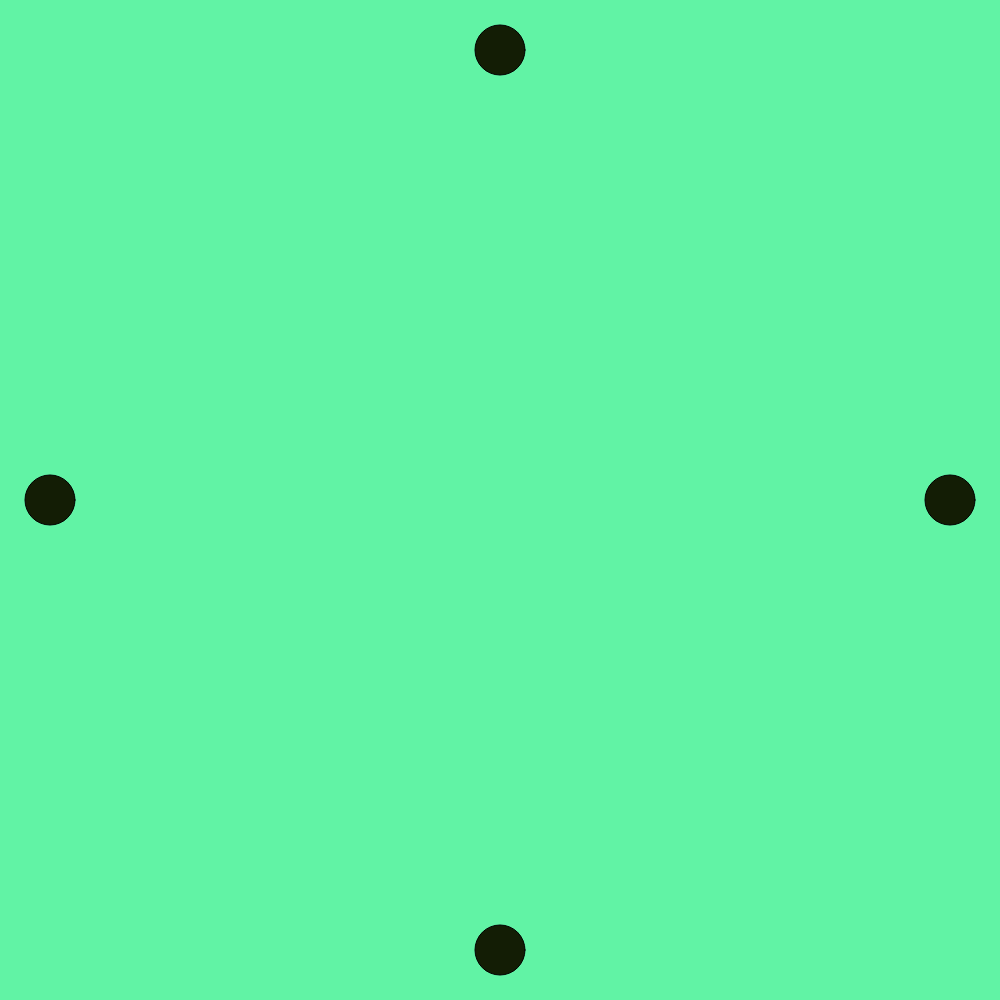
Frame 1 (no input)
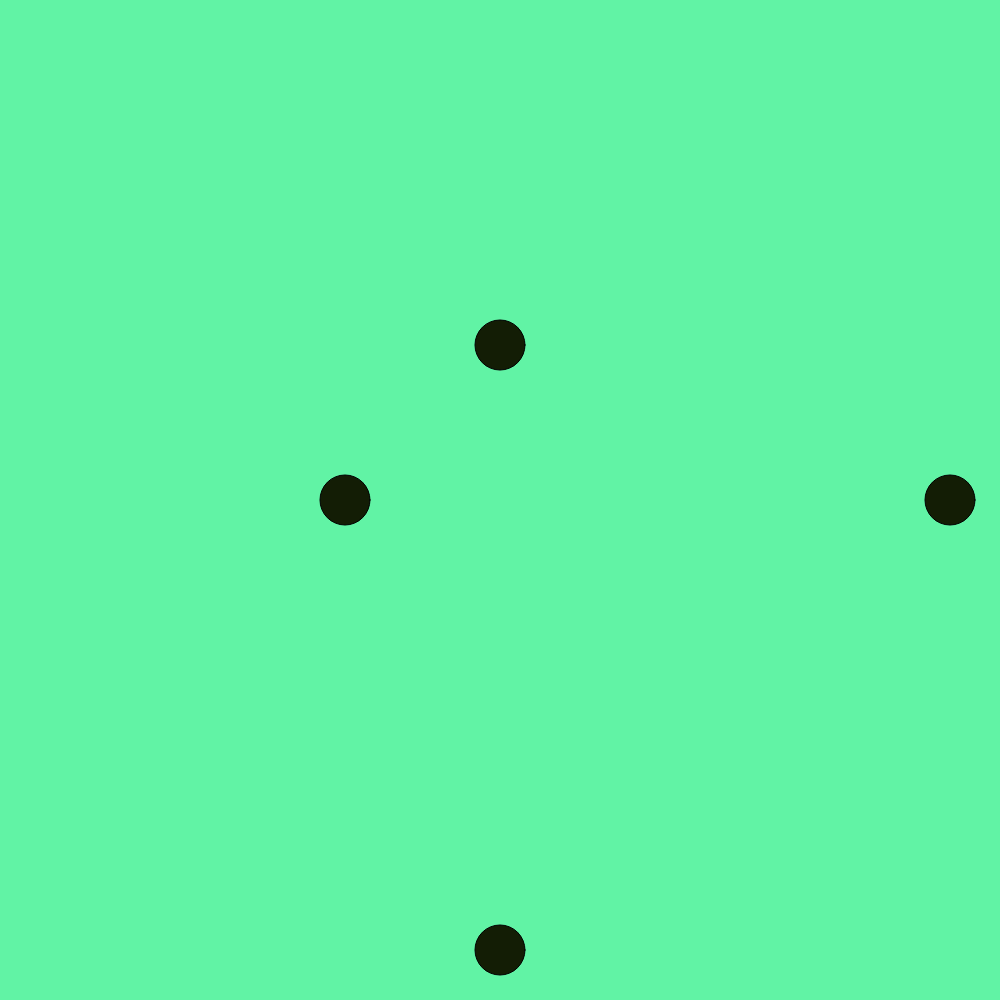
Frame 60 (no input)
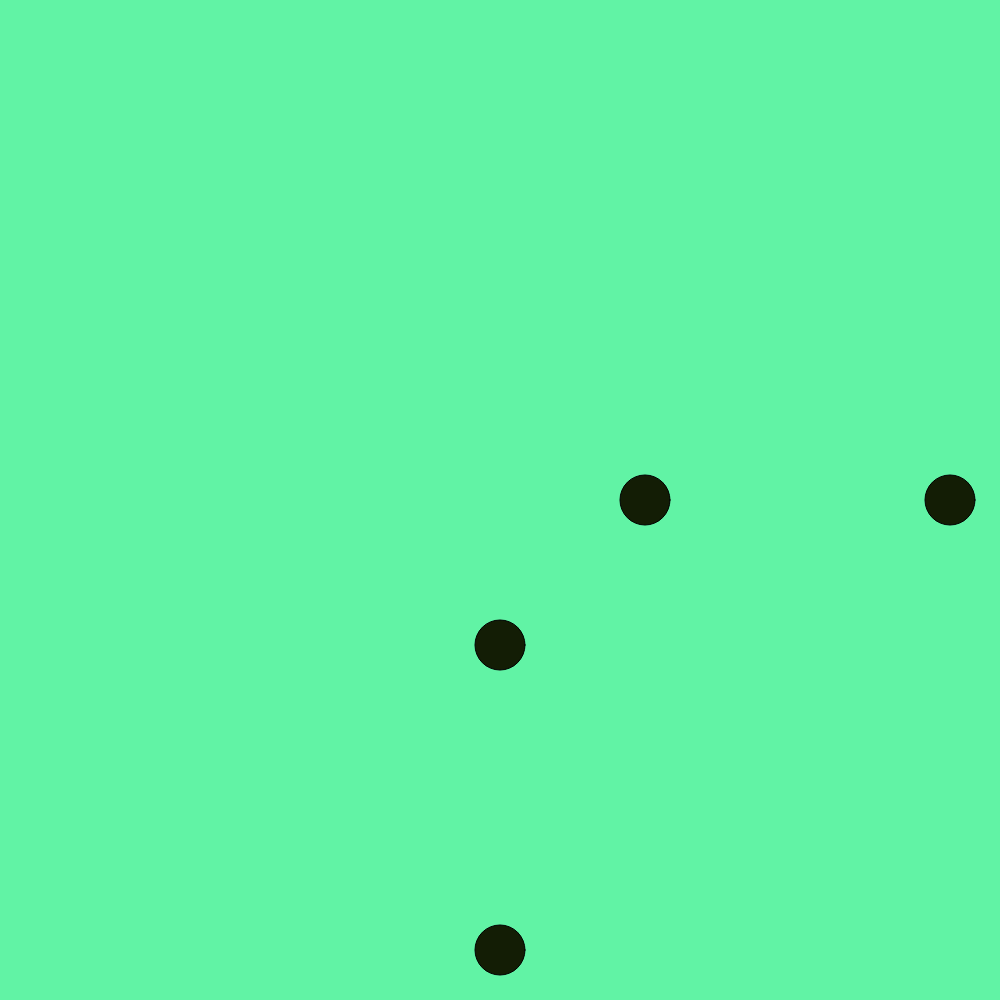
Frame 120 (the mouse pressed at the canvas centre since frame 60)

The p5.js sketch that drew these frames (run headless with seeded random() and noise() and a simulated clock; from frame 60 on, the mouse is pressed at the canvas centre):

// p5.js sketch
// ── sketch.js
var x = 50
var speed = 5
var y = 50
var x2 = 950;
var y2 = 950


function setup() {
  createCanvas (1000,1000)
  
}

function draw() {
  background(97,243,165)
  
  fill(19,29,5)
  ellipse(x,500,50,50)
  ellipse(x2,500,50,50)
  ellipse(500,y,50,50)
  ellipse(500,y2,50,50)
  
  if (x > 975){
    speed = -5;
  }
  
  if (x < 15){
    speed = 5;
  }
  x = x + speed 
  
  if (y > 975){
    speed = -5;
  }
  
  if (y < 15){
    speed = 5
  }
  y = y + speed
}

if( x2 > 975){
  speed = -5;
}

if(x2 < 15){
  speed = 5;
}
 
 
if(y2 > 975){
  speed = -5;
}

if(y2 < 15){
  speed = 5;
}
